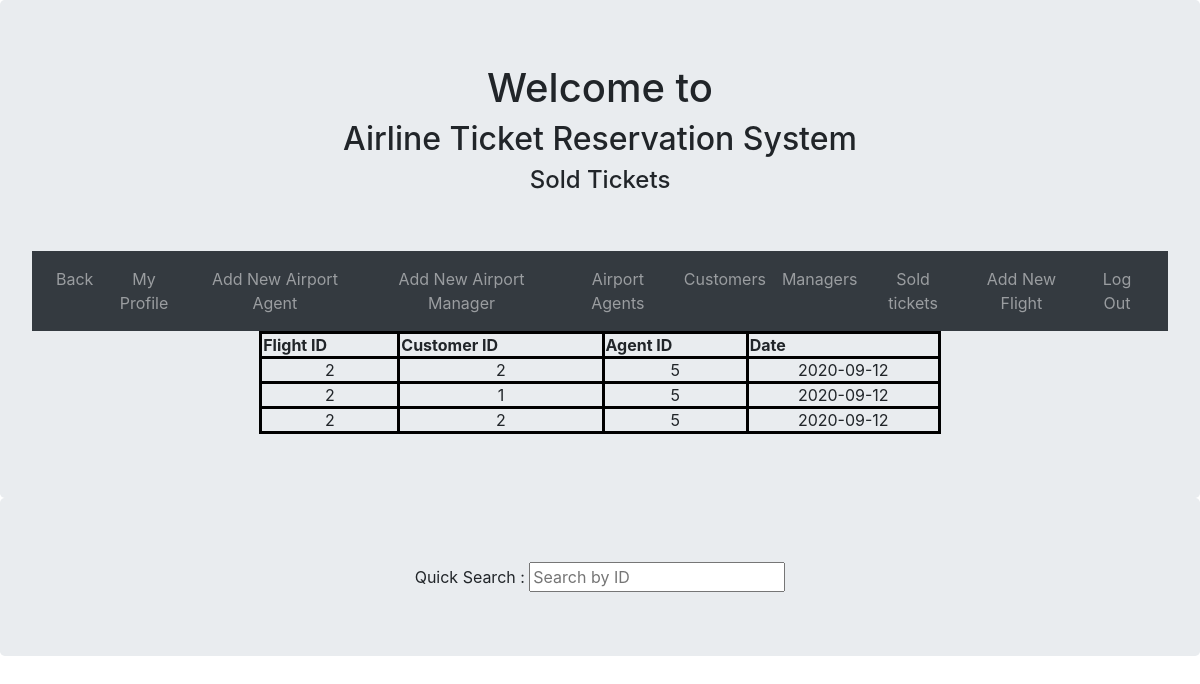
The page /Admin/sold.php (signed in) on the database its author committed.
### tables this page shows
CREATE TABLE `reserved` (
  `Flight ID` int(50) NOT NULL,
  `uid` int(20) NOT NULL,
  `agent id` int(11) NOT NULL,
  `date` date NOT NULL
);

### Admin/sold.php (the view, shortened to what this page needs)
<?php
if(isset($_SESSION["valid"]) && $_SESSION["valid"]=="yes"){
		$data=array();
		$conn = mysqli_connect("localhost", "root", "","cred");
		$sql="select * from reserved where 1";
		$result = mysqli_query($conn, $sql)or die(mysqli_error($conn));
		while($row = mysqli_fetch_assoc($result)) {
            $temp["Flight ID"]=$row["Flight ID"];
            $temp["uid"]=$row["uid"];
            $temp["agent id"]=$row["agent id"];
            $temp["date"]=$row["date"];
     		$data[]=$temp;
        }
    }
?>
<html lang="en">
<head>
    <link rel="stylesheet" href="https://maxcdn.bootstrapcdn.com/bootstrap/4.5.2/css/bootstrap.min.css">
</head>
<body>
    <body>
        <div class="jumbotron text-center" style="margin-bottom:0">
            <h1>Welcome to</h1>
            <h2>Airline Ticket Reservation System </h2>
            <h4>Sold Tickets</h4><br><br>
            <ul class="nav justify-content-center">
                <nav class="navbar navbar-expand-sm bg-dark navbar-dark">
                    <div class="collapse navbar-collapse" id="collapsibleNavbar">
                        <ul class="navbar-nav">
                        <li class="nav-item">
                                <a class="nav-link" href="adminhomepage.html">Back</a>
                            </li>
                            <li class="nav-item">
                                <a class="nav-link" href="profile.php">My Profile</a>
                            </li>
                            <li class="nav-item">
                                <a class="nav-link" href="addagent.php">Add New Airport Agent</a>
                            </li>
                            <li class="nav-item">
                                <a class="nav-link" href="addmanager.php">Add New Airport Manager</a>
                            </li>
                            <li class="nav-item">
                                <a class="nav-link" href="agents.php">Airport Agents</a>
                            </li>
                            <li class="nav-item">
                                <a class="nav-link" href="customers.php">Customers</a>
                            </li>
                            <li class="nav-item">
                                <a class="nav-link" href="managers.php">Managers</a>
                            </li>
                            <li class="nav-item">
                                <a class="nav-link" href="sold.php">Sold tickets</a>
                            </li>
                            <li class="nav-item">
                                <a class="nav-link" href="addflight.php">Add New Flight</a>
                            </li>
                            <li class="nav-item">
                                <a class="nav-link" href="logout.php">Log Out</a>
                            </li>
                        </ul>
                    </div>
                </nav>
<table id="myTable" class="Center" width="60%">
        <tr >
          <th>Flight ID</th>
          <th>Customer ID</th>
          <th>Agent ID</th>
          <th>Date</th>
        </tr>
        <?php
          foreach($data as $v){?>
              <tr>
              <tr class="Flight_row">
              <td align="center"><?php echo $v["Flight ID"];?></a</span></td>
              <td align="center"><?php echo $v["uid"];?></span></td>
              <td align="center"><?php echo $v["agent id"];?></span></td>
              <td align="center"><?php echo $v["date"];?></span></td>
        <?php
            }
        ?>
      </table>
      </div>
            <div class="jumbotron text-center" style="margin-bottom:0">
  Quick Search :
<input type="text" id="myInput" onkeyup="myFunction()" placeholder="Search by ID" title="Type ID"><br>
</div>
</body>
</html>

### Admin/sold.php (style rules this page uses)
table, th, td { border: 3px solid black; }
table.center { margin-left: auto; margin-right: auto; }

### rows shown on the page
reserved: Flight ID "2", uid "2", agent id "5", date "2020-09-12"
reserved: Flight ID "2", uid "1", agent id "5", date "2020-09-12"
reserved: Flight ID "2", uid "2", agent id "5", date "2020-09-12"
